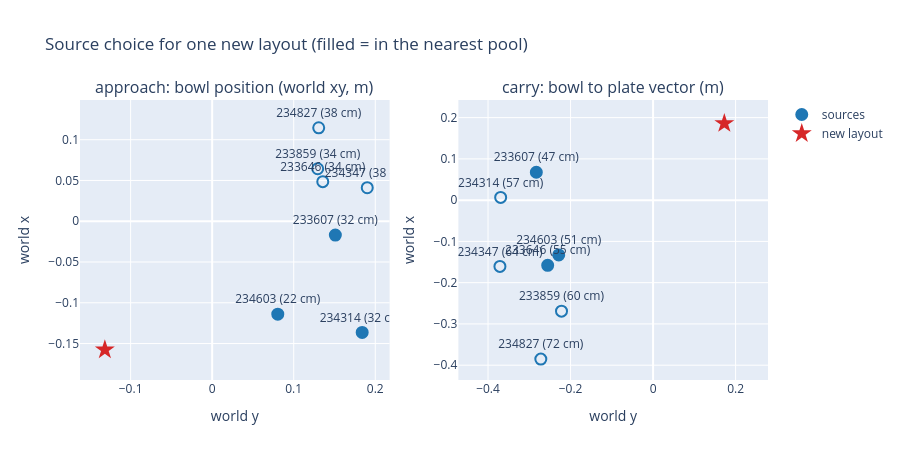

Here is the notebook cell this chart was saved with:
### Markdown cell above
## 1. Which source demo for a new layout

MimicGen picks, per subtask, among the sources whose reference object is nearest to the new one. The two subtasks here depend on different things: the **approach** is moved rigidly with the bowl, so what matters is where the bowl is (reach limit, side of the rim); the **carry** is bent from the bowl to the plate, so what matters is the bowl-to-plate vector. Filled markers are the `nn_k` nearest.

### Code cell
from hurobo.mimicgen import source_layouts_world
from hurobo.utils.mimicgen_view import source_selection_figure

layout = sample_layouts(scene, 1, seed=3)[0]
selector = expander.selector
source_selection_figure(
    source_layouts_world(demos, expander.mapping),
    names,
    layout,
    selector.approach_distances_m(layout),
    selector.carry_distances_m(layout),
    config.nn_k,
).show()

### Figure 1 — Plotly figure (JSON) as saved in the notebook; plotly's stock layout.template omitted (floating-point values rounded to 4 significant figures)
{"data": [{"marker": {"color": ["#1f77b4", "rgba(0,0,0,0)", "rgba(0,0,0,0)", "#1f77b4", "rgba(0,0,0,0)", "#1f77b4", "rgba(0,0,0,0)"], "line": {"color": "#1f77b4", "width": 2}, "size": 11}, "mode": "markers+text", "name": "sources", "showlegend": true, "text": ["233607 (32 cm)", "233646 (34 cm)", "233859 (34 cm)", "234314 (32 cm)", "234347 (38 cm)", "234603 (22 cm)", "234827 (38 cm)"], "textposition": "top center", "type": "scatter", "x": [0.1511, 0.1356, 0.1294, 0.184, 0.1902, 0.08048, 0.1307], "xaxis": "x", "y": [-0.01692, 0.04853, 0.06438, -0.1364, 0.04111, -0.114, 0.1146], "yaxis": "y"}, {"marker": {"color": "#d62728", "size": 15, "symbol": "star"}, "mode": "markers", "name": "new layout", "showlegend": true, "type": "scatter", "x": [-0.1316], "xaxis": "x", "y": [-0.1577], "yaxis": "y"}, {"marker": {"color": ["#1f77b4", "#1f77b4", "rgba(0,0,0,0)", "rgba(0,0,0,0)", "rgba(0,0,0,0)", "#1f77b4", "rgba(0,0,0,0)"], "line": {"color": "#1f77b4", "width": 2}, "size": 11}, "mode": "markers+text", "name": "sources", "showlegend": false, "text": ["233607 (47 cm)", "233646 (55 cm)", "233859 (60 cm)", "234314 (57 cm)", "234347 (64 cm)", "234603 (51 cm)", "234827 (72 cm)"], "textposition": "top center", "type": "scatter", "x": [-0.283, -0.2554, -0.2219, -0.3694, -0.3712, -0.2287, -0.2721], "xaxis": "x2", "y": [0.06759, -0.1581, -0.269, 0.00662, -0.1606, -0.1327, -0.3853], "yaxis": "y2"}, {"marker": {"color": "#d62728", "size": 15, "symbol": "star"}, "mode": "markers", "name": "new layout", "showlegend": false, "type": "scatter", "x": [0.1727], "xaxis": "x2", "y": [0.1861], "yaxis": "y2"}], "layout": {"annotations": [{"font": {"size": 16}, "showarrow": false, "text": "approach: bowl position (world xy, m)", "x": 0.225, "xanchor": "center", "xref": "paper", "y": 1.0, "yanchor": "bottom", "yref": "paper"}, {"font": {"size": 16}, "showarrow": false, "text": "carry: bowl to plate vector (m)", "x": 0.775, "xanchor": "center", "xref": "paper", "y": 1.0, "yanchor": "bottom", "yref": "paper"}], "height": 460, "title": {"text": "Source choice for one new layout (filled = in the nearest pool)"}, "xaxis": {"anchor": "y", "domain": [0.0, 0.45], "title": {"text": "world y"}}, "xaxis2": {"anchor": "y2", "domain": [0.55, 1.0], "title": {"text": "world y"}}, "yaxis": {"anchor": "x", "domain": [0.0, 1.0], "scaleanchor": "x", "title": {"text": "world x"}}, "yaxis2": {"anchor": "x2", "domain": [0.0, 1.0], "scaleanchor": "x2", "title": {"text": "world x"}}}}
